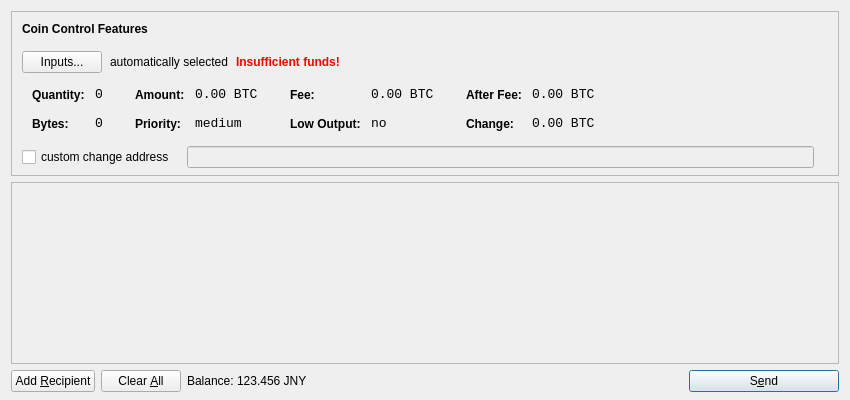
<?xml version="1.0" encoding="UTF-8"?>
<ui version="4.0">
 <class>SendCoinsDialog</class>
 <widget class="QDialog" name="SendCoinsDialog">
  <property name="geometry">
   <rect>
    <x>0</x>
    <y>0</y>
    <width>850</width>
    <height>400</height>
   </rect>
  </property>
  <property name="windowTitle">
   <string>Send Coins</string>
  </property>
  <layout class="QVBoxLayout" name="verticalLayout" stretch="0,1,0">
   <property name="bottomMargin">
    <number>8</number>
   </property>
   <item>
    <widget class="QFrame" name="frameCoinControl">
     <property name="sizePolicy">
      <sizepolicy hsizetype="Expanding" vsizetype="Expanding">
       <horstretch>0</horstretch>
       <verstretch>0</verstretch>
      </sizepolicy>
     </property>
     <property name="maximumSize">
      <size>
       <width>16777215</width>
       <height>16777215</height>
      </size>
     </property>
     <property name="frameShape">
      <enum>QFrame::StyledPanel</enum>
     </property>
     <property name="frameShadow">
      <enum>QFrame::Sunken</enum>
     </property>
     <layout class="QVBoxLayout" name="verticalLayoutCoinControl2">
      <property name="spacing">
       <number>-1</number>
      </property>
      <property name="leftMargin">
       <number>0</number>
      </property>
      <property name="topMargin">
       <number>0</number>
      </property>
      <property name="rightMargin">
       <number>0</number>
      </property>
      <property name="bottomMargin">
       <number>6</number>
      </property>
      <item>
       <layout class="QVBoxLayout" name="verticalLayoutCoinControl" stretch="0,0,0,0,1">
        <property name="spacing">
         <number>0</number>
        </property>
        <property name="leftMargin">
         <number>10</number>
        </property>
        <property name="topMargin">
         <number>10</number>
        </property>
        <item>
         <layout class="QHBoxLayout" name="horizontalLayoutCoinControl1">
          <property name="bottomMargin">
           <number>15</number>
          </property>
          <item>
           <widget class="QLabel" name="labelCoinControlFeatures">
            <property name="sizePolicy">
             <sizepolicy hsizetype="Preferred" vsizetype="Maximum">
              <horstretch>0</horstretch>
              <verstretch>0</verstretch>
             </sizepolicy>
            </property>
            <property name="font">
             <font>
              <weight>75</weight>
              <bold>true</bold>
             </font>
            </property>
            <property name="styleSheet">
             <string notr="true">font-weight:bold;</string>
            </property>
            <property name="text">
             <string>Coin Control Features</string>
            </property>
           </widget>
          </item>
         </layout>
        </item>
        <item>
         <layout class="QHBoxLayout" name="horizontalLayoutCoinControl2" stretch="0,0,0,0">
          <property name="spacing">
           <number>8</number>
          </property>
          <property name="bottomMargin">
           <number>10</number>
          </property>
          <item>
           <widget class="QPushButton" name="pushButtonCoinControl">
            <property name="styleSheet">
             <string notr="true"/>
            </property>
            <property name="text">
             <string>Inputs...</string>
            </property>
           </widget>
          </item>
          <item>
           <widget class="QLabel" name="labelCoinControlAutomaticallySelected">
            <property name="text">
             <string>automatically selected</string>
            </property>
            <property name="margin">
             <number>5</number>
            </property>
           </widget>
          </item>
          <item>
           <widget class="QLabel" name="labelCoinControlInsuffFunds">
            <property name="font">
             <font>
              <weight>75</weight>
              <bold>true</bold>
             </font>
            </property>
            <property name="styleSheet">
             <string notr="true">color:red;font-weight:bold;</string>
            </property>
            <property name="text">
             <string>Insufficient funds!</string>
            </property>
            <property name="margin">
             <number>5</number>
            </property>
           </widget>
          </item>
          <item>
           <spacer name="horizontalSpacerCoinControl">
            <property name="orientation">
             <enum>Qt::Horizontal</enum>
            </property>
            <property name="sizeHint" stdset="0">
             <size>
              <width>40</width>
              <height>1</height>
             </size>
            </property>
           </spacer>
          </item>
         </layout>
        </item>
        <item>
         <widget class="QWidget" name="widgetCoinControl" native="true">
          <property name="sizePolicy">
           <sizepolicy hsizetype="Preferred" vsizetype="Preferred">
            <horstretch>0</horstretch>
            <verstretch>0</verstretch>
           </sizepolicy>
          </property>
          <property name="minimumSize">
           <size>
            <width>0</width>
            <height>0</height>
           </size>
          </property>
          <property name="styleSheet">
           <string notr="true"/>
          </property>
          <layout class="QHBoxLayout" name="horizontalLayoutCoinControl5">
           <property name="margin">
            <number>0</number>
           </property>
           <item>
            <layout class="QHBoxLayout" name="horizontalLayoutCoinControl3" stretch="0,0,0,1">
             <property name="spacing">
              <number>20</number>
             </property>
             <property name="topMargin">
              <number>0</number>
             </property>
             <property name="bottomMargin">
              <number>10</number>
             </property>
             <item>
              <layout class="QFormLayout" name="formLayoutCoinControl1">
               <property name="horizontalSpacing">
                <number>10</number>
               </property>
               <property name="verticalSpacing">
                <number>14</number>
               </property>
               <property name="leftMargin">
                <number>10</number>
               </property>
               <property name="topMargin">
                <number>4</number>
               </property>
               <property name="rightMargin">
                <number>6</number>
               </property>
               <item row="0" column="0">
                <widget class="QLabel" name="labelCoinControlQuantityText">
                 <property name="styleSheet">
                  <string notr="true">font-weight:bold;</string>
                 </property>
                 <property name="text">
                  <string>Quantity:</string>
                 </property>
                 <property name="margin">
                  <number>0</number>
                 </property>
                </widget>
               </item>
               <item row="0" column="1">
                <widget class="QLabel" name="labelCoinControlQuantity">
                 <property name="font">
                  <font>
                   <family>Monospace</family>
                   <pointsize>10</pointsize>
                  </font>
                 </property>
                 <property name="cursor">
                  <cursorShape>IBeamCursor</cursorShape>
                 </property>
                 <property name="contextMenuPolicy">
                  <enum>Qt::ActionsContextMenu</enum>
                 </property>
                 <property name="text">
                  <string notr="true">0</string>
                 </property>
                 <property name="margin">
                  <number>0</number>
                 </property>
                 <property name="textInteractionFlags">
                  <set>Qt::LinksAccessibleByMouse|Qt::TextSelectableByKeyboard|Qt::TextSelectableByMouse</set>
                 </property>
                </widget>
               </item>
               <item row="1" column="0">
                <widget class="QLabel" name="labelCoinControlBytesText">
                 <property name="styleSheet">
                  <string notr="true">font-weight:bold;</string>
                 </property>
                 <property name="text">
                  <string>Bytes:</string>
                 </property>
                </widget>
               </item>
               <item row="1" column="1">
                <widget class="QLabel" name="labelCoinControlBytes">
                 <property name="font">
                  <font>
                   <family>Monospace</family>
                   <pointsize>10</pointsize>
                  </font>
                 </property>
                 <property name="cursor">
                  <cursorShape>IBeamCursor</cursorShape>
                 </property>
                 <property name="contextMenuPolicy">
                  <enum>Qt::ActionsContextMenu</enum>
                 </property>
                 <property name="text">
                  <string notr="true">0</string>
                 </property>
                 <property name="textInteractionFlags">
                  <set>Qt::LinksAccessibleByMouse|Qt::TextSelectableByKeyboard|Qt::TextSelectableByMouse</set>
                 </property>
                </widget>
               </item>
              </layout>
             </item>
             <item>
              <layout class="QFormLayout" name="formLayoutCoinControl2">
               <property name="horizontalSpacing">
                <number>10</number>
               </property>
               <property name="verticalSpacing">
                <number>14</number>
               </property>
               <property name="leftMargin">
                <number>6</number>
               </property>
               <property name="topMargin">
                <number>4</number>
               </property>
               <property name="rightMargin">
                <number>6</number>
               </property>
               <item row="0" column="0">
                <widget class="QLabel" name="labelCoinControlAmountText">
                 <property name="styleSheet">
                  <string notr="true">font-weight:bold;</string>
                 </property>
                 <property name="text">
                  <string>Amount:</string>
                 </property>
                 <property name="margin">
                  <number>0</number>
                 </property>
                </widget>
               </item>
               <item row="0" column="1">
                <widget class="QLabel" name="labelCoinControlAmount">
                 <property name="font">
                  <font>
                   <family>Monospace</family>
                   <pointsize>10</pointsize>
                  </font>
                 </property>
                 <property name="cursor">
                  <cursorShape>IBeamCursor</cursorShape>
                 </property>
                 <property name="contextMenuPolicy">
                  <enum>Qt::ActionsContextMenu</enum>
                 </property>
                 <property name="text">
                  <string notr="true">0.00 BTC</string>
                 </property>
                 <property name="textInteractionFlags">
                  <set>Qt::LinksAccessibleByMouse|Qt::TextSelectableByKeyboard|Qt::TextSelectableByMouse</set>
                 </property>
                </widget>
               </item>
               <item row="1" column="0">
                <widget class="QLabel" name="labelCoinControlPriorityText">
                 <property name="styleSheet">
                  <string notr="true">font-weight:bold;</string>
                 </property>
                 <property name="text">
                  <string>Priority:</string>
                 </property>
                </widget>
               </item>
               <item row="1" column="1">
                <widget class="QLabel" name="labelCoinControlPriority">
                 <property name="font">
                  <font>
                   <family>Monospace</family>
                   <pointsize>10</pointsize>
                  </font>
                 </property>
                 <property name="cursor">
                  <cursorShape>IBeamCursor</cursorShape>
                 </property>
                 <property name="contextMenuPolicy">
                  <enum>Qt::ActionsContextMenu</enum>
                 </property>
                 <property name="text">
                  <string>medium</string>
                 </property>
                 <property name="textInteractionFlags">
                  <set>Qt::LinksAccessibleByMouse|Qt::TextSelectableByKeyboard|Qt::TextSelectableByMouse</set>
                 </property>
                </widget>
               </item>
              </layout>
             </item>
             <item>
              <layout class="QFormLayout" name="formLayoutCoinControl3">
               <property name="horizontalSpacing">
                <number>10</number>
               </property>
               <property name="verticalSpacing">
                <number>14</number>
               </property>
               <property name="leftMargin">
                <number>6</number>
               </property>
               <property name="topMargin">
                <number>4</number>
               </property>
               <property name="rightMargin">
                <number>6</number>
               </property>
               <item row="0" column="0">
                <widget class="QLabel" name="labelCoinControlFeeText">
                 <property name="styleSheet">
                  <string notr="true">font-weight:bold;</string>
                 </property>
                 <property name="text">
                  <string>Fee:</string>
                 </property>
                 <property name="margin">
                  <number>0</number>
                 </property>
                </widget>
               </item>
               <item row="0" column="1">
                <widget class="QLabel" name="labelCoinControlFee">
                 <property name="font">
                  <font>
                   <family>Monospace</family>
                   <pointsize>10</pointsize>
                  </font>
                 </property>
                 <property name="cursor">
                  <cursorShape>IBeamCursor</cursorShape>
                 </property>
                 <property name="contextMenuPolicy">
                  <enum>Qt::ActionsContextMenu</enum>
                 </property>
                 <property name="text">
                  <string notr="true">0.00 BTC</string>
                 </property>
                 <property name="textInteractionFlags">
                  <set>Qt::LinksAccessibleByMouse|Qt::TextSelectableByKeyboard|Qt::TextSelectableByMouse</set>
                 </property>
                </widget>
               </item>
               <item row="1" column="0">
                <widget class="QLabel" name="labelCoinControlLowOutputText">
                 <property name="styleSheet">
                  <string notr="true">font-weight:bold;</string>
                 </property>
                 <property name="text">
                  <string>Low Output:</string>
                 </property>
                </widget>
               </item>
               <item row="1" column="1">
                <widget class="QLabel" name="labelCoinControlLowOutput">
                 <property name="font">
                  <font>
                   <family>Monospace</family>
                   <pointsize>10</pointsize>
                  </font>
                 </property>
                 <property name="cursor">
                  <cursorShape>IBeamCursor</cursorShape>
                 </property>
                 <property name="contextMenuPolicy">
                  <enum>Qt::ActionsContextMenu</enum>
                 </property>
                 <property name="text">
                  <string>no</string>
                 </property>
                 <property name="textInteractionFlags">
                  <set>Qt::LinksAccessibleByMouse|Qt::TextSelectableByKeyboard|Qt::TextSelectableByMouse</set>
                 </property>
                </widget>
               </item>
              </layout>
             </item>
             <item>
              <layout class="QFormLayout" name="formLayoutCoinControl4">
               <property name="horizontalSpacing">
                <number>10</number>
               </property>
               <property name="verticalSpacing">
                <number>14</number>
               </property>
               <property name="leftMargin">
                <number>6</number>
               </property>
               <property name="topMargin">
                <number>4</number>
               </property>
               <property name="rightMargin">
                <number>6</number>
               </property>
               <item row="0" column="0">
                <widget class="QLabel" name="labelCoinControlAfterFeeText">
                 <property name="styleSheet">
                  <string notr="true">font-weight:bold;</string>
                 </property>
                 <property name="text">
                  <string>After Fee:</string>
                 </property>
                 <property name="margin">
                  <number>0</number>
                 </property>
                </widget>
               </item>
               <item row="0" column="1">
                <widget class="QLabel" name="labelCoinControlAfterFee">
                 <property name="font">
                  <font>
                   <family>Monospace</family>
                   <pointsize>10</pointsize>
                  </font>
                 </property>
                 <property name="cursor">
                  <cursorShape>IBeamCursor</cursorShape>
                 </property>
                 <property name="contextMenuPolicy">
                  <enum>Qt::ActionsContextMenu</enum>
                 </property>
                 <property name="text">
                  <string notr="true">0.00 BTC</string>
                 </property>
                 <property name="textInteractionFlags">
                  <set>Qt::LinksAccessibleByMouse|Qt::TextSelectableByKeyboard|Qt::TextSelectableByMouse</set>
                 </property>
                </widget>
               </item>
               <item row="1" column="0">
                <widget class="QLabel" name="labelCoinControlChangeText">
                 <property name="styleSheet">
                  <string notr="true">font-weight:bold;</string>
                 </property>
                 <property name="text">
                  <string>Change:</string>
                 </property>
                </widget>
               </item>
               <item row="1" column="1">
                <widget class="QLabel" name="labelCoinControlChange">
                 <property name="font">
                  <font>
                   <family>Monospace</family>
                   <pointsize>10</pointsize>
                  </font>
                 </property>
                 <property name="cursor">
                  <cursorShape>IBeamCursor</cursorShape>
                 </property>
                 <property name="contextMenuPolicy">
                  <enum>Qt::ActionsContextMenu</enum>
                 </property>
                 <property name="text">
                  <string notr="true">0.00 BTC</string>
                 </property>
                 <property name="textInteractionFlags">
                  <set>Qt::LinksAccessibleByMouse|Qt::TextSelectableByKeyboard|Qt::TextSelectableByMouse</set>
                 </property>
                </widget>
               </item>
              </layout>
             </item>
            </layout>
           </item>
          </layout>
         </widget>
        </item>
        <item>
         <layout class="QHBoxLayout" name="horizontalLayoutCoinControl4" stretch="0,0,0">
          <property name="spacing">
           <number>12</number>
          </property>
          <property name="sizeConstraint">
           <enum>QLayout::SetDefaultConstraint</enum>
          </property>
          <property name="topMargin">
           <number>5</number>
          </property>
          <property name="rightMargin">
           <number>5</number>
          </property>
          <item>
           <widget class="QCheckBox" name="checkBoxCoinControlChange">
            <property name="text">
             <string>custom change address</string>
            </property>
           </widget>
          </item>
          <item>
           <widget class="QLineEdit" name="lineEditCoinControlChange">
            <property name="enabled">
             <bool>false</bool>
            </property>
            <property name="sizePolicy">
             <sizepolicy hsizetype="Expanding" vsizetype="Fixed">
              <horstretch>0</horstretch>
              <verstretch>0</verstretch>
             </sizepolicy>
            </property>
           </widget>
          </item>
          <item>
           <widget class="QLabel" name="labelCoinControlChangeLabel">
            <property name="sizePolicy">
             <sizepolicy hsizetype="Preferred" vsizetype="Expanding">
              <horstretch>0</horstretch>
              <verstretch>0</verstretch>
             </sizepolicy>
            </property>
            <property name="minimumSize">
             <size>
              <width>0</width>
              <height>0</height>
             </size>
            </property>
            <property name="text">
             <string/>
            </property>
            <property name="margin">
             <number>3</number>
            </property>
           </widget>
          </item>
         </layout>
        </item>
        <item>
         <spacer name="verticalSpacerCoinControl">
          <property name="orientation">
           <enum>Qt::Vertical</enum>
          </property>
          <property name="sizeHint" stdset="0">
           <size>
            <width>800</width>
            <height>1</height>
           </size>
          </property>
         </spacer>
        </item>
       </layout>
      </item>
     </layout>
    </widget>
   </item>
   <item>
    <widget class="QScrollArea" name="scrollArea">
     <property name="widgetResizable">
      <bool>true</bool>
     </property>
     <widget class="QWidget" name="scrollAreaWidgetContents">
      <property name="geometry">
       <rect>
        <x>0</x>
        <y>0</y>
        <width>830</width>
        <height>165</height>
       </rect>
      </property>
      <layout class="QVBoxLayout" name="verticalLayout_2">
       <property name="margin">
        <number>0</number>
       </property>
       <item>
        <layout class="QVBoxLayout" name="entries">
         <property name="spacing">
          <number>6</number>
         </property>
        </layout>
       </item>
       <item>
        <spacer name="verticalSpacer">
         <property name="orientation">
          <enum>Qt::Vertical</enum>
         </property>
         <property name="sizeHint" stdset="0">
          <size>
           <width>20</width>
           <height>40</height>
          </size>
         </property>
        </spacer>
       </item>
      </layout>
     </widget>
    </widget>
   </item>
   <item>
    <layout class="QHBoxLayout" name="horizontalLayout">
     <item>
      <widget class="QPushButton" name="addButton">
       <property name="toolTip">
        <string>Send to multiple recipients at once</string>
       </property>
       <property name="text">
        <string>Add &amp;Recipient</string>
       </property>
       <property name="icon">
        <iconset resource="../bitcoin.qrc">
         <normaloff>:/icons/add</normaloff>:/icons/add</iconset>
       </property>
       <property name="autoDefault">
        <bool>false</bool>
       </property>
      </widget>
     </item>
     <item>
      <widget class="QPushButton" name="clearButton">
       <property name="sizePolicy">
        <sizepolicy hsizetype="Minimum" vsizetype="Fixed">
         <horstretch>0</horstretch>
         <verstretch>0</verstretch>
        </sizepolicy>
       </property>
       <property name="toolTip">
        <string>Remove all transaction fields</string>
       </property>
       <property name="text">
        <string>Clear &amp;All</string>
       </property>
       <property name="icon">
        <iconset resource="../bitcoin.qrc">
         <normaloff>:/icons/remove</normaloff>:/icons/remove</iconset>
       </property>
       <property name="autoRepeatDelay">
        <number>300</number>
       </property>
       <property name="autoDefault">
        <bool>false</bool>
       </property>
      </widget>
     </item>
     <item>
      <layout class="QHBoxLayout" name="horizontalLayout_2">
       <property name="spacing">
        <number>3</number>
       </property>
       <item>
        <widget class="QLabel" name="label">
         <property name="text">
          <string>Balance:</string>
         </property>
        </widget>
       </item>
       <item>
        <widget class="QLabel" name="labelBalance">
         <property name="cursor">
          <cursorShape>IBeamCursor</cursorShape>
         </property>
         <property name="text">
          <string>123.456 JNY</string>
         </property>
         <property name="textInteractionFlags">
          <set>Qt::LinksAccessibleByMouse|Qt::TextSelectableByKeyboard|Qt::TextSelectableByMouse</set>
         </property>
        </widget>
       </item>
      </layout>
     </item>
     <item>
      <spacer name="horizontalSpacer">
       <property name="orientation">
        <enum>Qt::Horizontal</enum>
       </property>
       <property name="sizeHint" stdset="0">
        <size>
         <width>40</width>
         <height>20</height>
        </size>
       </property>
      </spacer>
     </item>
     <item>
      <widget class="QPushButton" name="sendButton">
       <property name="minimumSize">
        <size>
         <width>150</width>
         <height>0</height>
        </size>
       </property>
       <property name="toolTip">
        <string>Confirm the send action</string>
       </property>
       <property name="text">
        <string>S&amp;end</string>
       </property>
       <property name="icon">
        <iconset resource="../bitcoin.qrc">
         <normaloff>:/icons/send</normaloff>:/icons/send</iconset>
       </property>
       <property name="default">
        <bool>true</bool>
       </property>
      </widget>
     </item>
    </layout>
   </item>
  </layout>
 </widget>
 <resources>
  <include location="../bitcoin.qrc"/>
 </resources>
 <connections/>
</ui>
